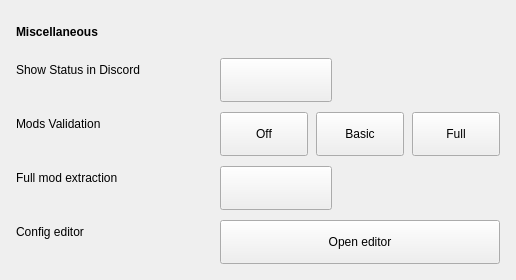
        <widget class="QFrame" name="advancedSettingsCard">
         <property name="surface" stdset="0">
          <string notr="true">card</string>
         </property>
         <property name="frameShape">
          <enum>QFrame::NoFrame</enum>
         </property>
         <property name="sizePolicy">
          <sizepolicy hsizetype="Expanding" vsizetype="Preferred">
           <horstretch>0</horstretch>
           <verstretch>0</verstretch>
          </sizepolicy>
         </property>
         <layout class="QFormLayout" name="advancedSettingsLayout">
          <property name="fieldGrowthPolicy">
           <enum>QFormLayout::AllNonFixedFieldsGrow</enum>
          </property>
          <property name="rowWrapPolicy">
           <enum>QFormLayout::WrapLongRows</enum>
          </property>
          <property name="labelAlignment">
           <set>Qt::AlignLeading|Qt::AlignLeft|Qt::AlignVCenter</set>
          </property>
          <property name="formAlignment">
           <set>Qt::AlignLeading|Qt::AlignLeft|Qt::AlignTop</set>
          </property>
          <property name="horizontalSpacing">
           <number>24</number>
          </property>
          <property name="verticalSpacing">
           <number>10</number>
          </property>
          <property name="leftMargin">
           <number>16</number>
          </property>
          <property name="topMargin">
           <number>16</number>
          </property>
          <property name="rightMargin">
           <number>16</number>
          </property>
          <property name="bottomMargin">
           <number>16</number>
          </property>
          <item row="0" column="0" colspan="2">
           <widget class="QLabel" name="labelMiscellaneous">
            <property name="font">
             <font>
              <bold>true</bold>
             </font>
            </property>
            <property name="text">
             <string>Miscellaneous</string>
            </property>
            <property name="wordWrap">
             <bool>true</bool>
            </property>
            <property name="sizePolicy">
             <sizepolicy hsizetype="Preferred" vsizetype="Preferred">
              <horstretch>0</horstretch>
              <verstretch>0</verstretch>
             </sizepolicy>
            </property>
            <property name="role" stdset="0">
             <string notr="true">sectionTitle</string>
            </property>
            <property name="maximumSize">
             <size>
              <width>16777215</width>
              <height>16777215</height>
             </size>
            </property>
            <property name="minimumSize">
             <size>
              <width>0</width>
              <height>32</height>
             </size>
            </property>
           </widget>
          </item>
          <item row="1" column="0">
           <widget class="QLabel" name="labelDiscordRichPresence">
            <property name="text">
             <string>Show Status in Discord</string>
            </property>
            <property name="wordWrap">
             <bool>true</bool>
            </property>
            <property name="sizePolicy">
             <sizepolicy hsizetype="Preferred" vsizetype="Preferred">
              <horstretch>0</horstretch>
              <verstretch>0</verstretch>
             </sizepolicy>
            </property>
            <property name="maximumSize">
             <size>
              <width>240</width>
              <height>16777215</height>
             </size>
            </property>
            <property name="buddy">
             <cstring>buttonEnableDiscordRichPresence</cstring>
            </property>
            <property name="minimumSize">
             <size>
              <width>180</width>
              <height>0</height>
             </size>
            </property>
           </widget>
          </item>
          <item row="1" column="1" alignment="Qt::AlignRight">
           <widget class="QToolButton" name="buttonEnableDiscordRichPresence">
            <property name="enabled">
             <bool>true</bool>
            </property>
            <property name="text">
             <string />
            </property>
            <property name="checkable">
             <bool>true</bool>
            </property>
            <property name="checked">
             <bool>false</bool>
            </property>
            <property name="minimumSize">
             <size>
              <width>88</width>
              <height>44</height>
             </size>
            </property>
            <property name="sizePolicy">
             <sizepolicy hsizetype="Expanding" vsizetype="Fixed">
              <horstretch>0</horstretch>
              <verstretch>0</verstretch>
             </sizepolicy>
            </property>
            <property name="maximumSize">
             <size>
              <width>112</width>
              <height>16777215</height>
             </size>
            </property>
           </widget>
          </item>
          <item row="2" column="0">
           <widget class="QLabel" name="labelModsValidation">
            <property name="text">
             <string>Mods Validation</string>
            </property>
            <property name="wordWrap">
             <bool>true</bool>
            </property>
            <property name="sizePolicy">
             <sizepolicy hsizetype="Preferred" vsizetype="Preferred">
              <horstretch>0</horstretch>
              <verstretch>0</verstretch>
             </sizepolicy>
            </property>
            <property name="maximumSize">
             <size>
              <width>240</width>
              <height>16777215</height>
             </size>
            </property>
            <property name="buddy">
             <cstring>buttonValidationFull</cstring>
            </property>
            <property name="minimumSize">
             <size>
              <width>180</width>
              <height>0</height>
             </size>
            </property>
           </widget>
          </item>
          <item row="2" column="1">
           <layout class="QHBoxLayout" name="advancedSettingsRow65">
            <property name="spacing">
             <number>8</number>
            </property>
            <item>
             <widget class="QToolButton" name="buttonValidationOff">
              <property name="enabled">
               <bool>true</bool>
              </property>
              <property name="text">
               <string>Off</string>
              </property>
              <property name="checkable">
               <bool>true</bool>
              </property>
              <property name="checked">
               <bool>false</bool>
              </property>
              <attribute name="buttonGroup">
               <string notr="true">buttonGroupValidation</string>
              </attribute>
              <property name="minimumSize">
               <size>
                <width>88</width>
                <height>44</height>
               </size>
              </property>
              <property name="sizePolicy">
               <sizepolicy hsizetype="Expanding" vsizetype="Fixed">
                <horstretch>0</horstretch>
                <verstretch>0</verstretch>
               </sizepolicy>
              </property>
             </widget>
            </item>
            <item>
             <widget class="QToolButton" name="buttonValidationBasic">
              <property name="enabled">
               <bool>true</bool>
              </property>
              <property name="text">
               <string>Basic</string>
              </property>
              <property name="checkable">
               <bool>true</bool>
              </property>
              <property name="checked">
               <bool>false</bool>
              </property>
              <attribute name="buttonGroup">
               <string notr="true">buttonGroupValidation</string>
              </attribute>
              <property name="minimumSize">
               <size>
                <width>88</width>
                <height>44</height>
               </size>
              </property>
              <property name="sizePolicy">
               <sizepolicy hsizetype="Expanding" vsizetype="Fixed">
                <horstretch>0</horstretch>
                <verstretch>0</verstretch>
               </sizepolicy>
              </property>
             </widget>
            </item>
            <item>
             <widget class="QToolButton" name="buttonValidationFull">
              <property name="enabled">
               <bool>true</bool>
              </property>
              <property name="text">
               <string>Full</string>
              </property>
              <property name="checkable">
               <bool>true</bool>
              </property>
              <property name="checked">
               <bool>false</bool>
              </property>
              <attribute name="buttonGroup">
               <string notr="true">buttonGroupValidation</string>
              </attribute>
              <property name="minimumSize">
               <size>
                <width>88</width>
                <height>44</height>
               </size>
              </property>
              <property name="sizePolicy">
               <sizepolicy hsizetype="Expanding" vsizetype="Fixed">
                <horstretch>0</horstretch>
                <verstretch>0</verstretch>
               </sizepolicy>
              </property>
             </widget>
            </item>
           </layout>
          </item>
          <item row="3" column="0">
           <widget class="QLabel" name="labelFullModExtraction">
            <property name="text">
             <string>Full mod extraction</string>
            </property>
            <property name="wordWrap">
             <bool>true</bool>
            </property>
            <property name="sizePolicy">
             <sizepolicy hsizetype="Preferred" vsizetype="Preferred">
              <horstretch>0</horstretch>
              <verstretch>0</verstretch>
             </sizepolicy>
            </property>
            <property name="maximumSize">
             <size>
              <width>240</width>
              <height>16777215</height>
             </size>
            </property>
            <property name="buddy">
             <cstring>buttonFullModExtraction</cstring>
            </property>
            <property name="minimumSize">
             <size>
              <width>180</width>
              <height>0</height>
             </size>
            </property>
           </widget>
          </item>
          <item row="3" column="1" alignment="Qt::AlignRight">
           <widget class="QToolButton" name="buttonFullModExtraction">
            <property name="enabled">
             <bool>true</bool>
            </property>
            <property name="text">
             <string />
            </property>
            <property name="checkable">
             <bool>true</bool>
            </property>
            <property name="checked">
             <bool>false</bool>
            </property>
            <property name="minimumSize">
             <size>
              <width>88</width>
              <height>44</height>
             </size>
            </property>
            <property name="sizePolicy">
             <sizepolicy hsizetype="Expanding" vsizetype="Fixed">
              <horstretch>0</horstretch>
              <verstretch>0</verstretch>
             </sizepolicy>
            </property>
            <property name="maximumSize">
             <size>
              <width>112</width>
              <height>16777215</height>
             </size>
            </property>
           </widget>
          </item>
          <item row="4" column="0">
           <widget class="QLabel" name="labelConfigEditor">
            <property name="text">
             <string>Config editor</string>
            </property>
            <property name="wordWrap">
             <bool>true</bool>
            </property>
            <property name="sizePolicy">
             <sizepolicy hsizetype="Preferred" vsizetype="Preferred">
              <horstretch>0</horstretch>
              <verstretch>0</verstretch>
             </sizepolicy>
            </property>
            <property name="maximumSize">
             <size>
              <width>240</width>
              <height>16777215</height>
             </size>
            </property>
            <property name="buddy">
             <cstring>buttonConfigEditor</cstring>
            </property>
            <property name="minimumSize">
             <size>
              <width>180</width>
              <height>0</height>
             </size>
            </property>
           </widget>
          </item>
          <item row="4" column="1">
           <widget class="QPushButton" name="buttonConfigEditor">
            <property name="text">
             <string>Open editor</string>
            </property>
            <property name="minimumSize">
             <size>
              <width>88</width>
              <height>44</height>
             </size>
            </property>
            <property name="sizePolicy">
             <sizepolicy hsizetype="Expanding" vsizetype="Fixed">
              <horstretch>0</horstretch>
              <verstretch>0</verstretch>
             </sizepolicy>
            </property>
           </widget>
          </item>
         </layout>
        </widget>
